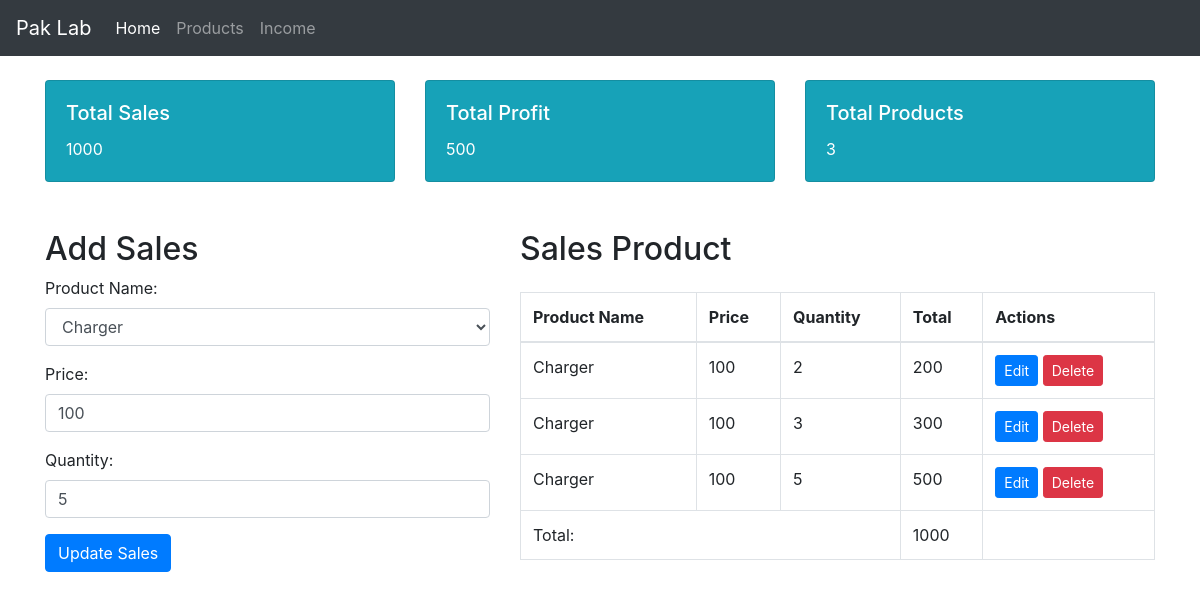
Screenshot of /?id=21&edit=edit with the database file from the repository.
### tables this page shows
CREATE TABLE `sales` (
  `id` int(11) NOT NULL,
  `product_id` int(11) NOT NULL,
  `sale_date` datetime NOT NULL DEFAULT current_timestamp(),
  `price` int(11) DEFAULT NULL,
  `quantity` int(11) NOT NULL,
  `total` int(11) GENERATED ALWAYS AS (`price` * `quantity`) STORED
);

CREATE TABLE `products` (
  `id` int(11) NOT NULL,
  `name` varchar(255) NOT NULL,
  `brand_name` varchar(255) NOT NULL,
  `description` text DEFAULT NULL,
  `sales_price` int(11) NOT NULL,
  `cost` int(11) NOT NULL,
  `stock` int(11) NOT NULL DEFAULT 0
);

### sales.php (the view, shortened to what this page needs)
<?php
$is_edit = 0;
if (isset($_GET['edit'])) {
    $is_edit = 1;
    $sales_id = $_GET['id'];
    $sql = "SELECT * FROM sales WHERE id='$sales_id'";
    $result = mysqli_query($conn, $sql);
    $edit_sales = mysqli_fetch_assoc($result);
}
?>
<div class="container mt-5">
    <div class="row my-5">
        <div class="col-md-5">
            <h2>Add Sales</h2>
            <form action="#" method="post">
                <div class="form-group">
                    <label for="productName">Product Name:</label>
                    <select class="form-control" name="product_id" id="product_id" required>
                        <?php
                        $sql = "SELECT * FROM products";
                        $result = mysqli_query($conn, $sql);
                        if (mysqli_num_rows($result) > 0) {
                            while ($products = mysqli_fetch_assoc($result)) {
                                ?>
                                <option value="<?php echo $products['id'] ?>"
                                    <?php
                                    if($is_edit == 1 && $products['id'] == $edit_sales['product_id']){
                                        echo 'selected';
                                    }
                                    ?>
                                    ><?php echo $products['name'] ?></option>
                                    <?php
                                }
                            }
                            ?>
                        </select>
                    </div>
                    <div class="form-group">
                        <label for="price">Price:</label>
                        <input type="text" class="form-control" name="price" value="<?php echo ($is_edit == 1) ? $edit_sales['price'] : '' ?>"  id="price" required>
                    </div>
                    <div class="form-group">
                        <label for="quantity">Quantity:</label>
                        <input type="text" class="form-control" name="quantity" value="<?php echo ($is_edit == 1) ? $edit_sales['quantity'] : '' ?>" id="quantity" required>
                    </div>
                    <button type="submit" name="<?php echo ($is_edit == 1) ? 'update_sales' : 'add_sales' ?>" class="btn btn-primary"><?php echo ($is_edit == 1) ? 'Update Sales' : 'Add Sales' ?></button>
                </form>
            </div>
            <div class="col-md-7">
                <h2 class="mb-4">Sales Product</h2>
                <table id= example class="table table-bordered table-hover">
                    <thead>
                        <tr>
                            <th>Product Name</th>
                            <th>Price</th>
                            <th>Quantity</th>
                            <th>Total</th>
                            <th>Actions</th>
                        </tr>
                    </thead>
                    <tbody>
                        <?php
                        $total = 0;
                        $sql = "SELECT  products.name as product_name,products.id as product_id, sales.* FROM sales INNER JOIN products ON sales.product_id  = products.id;";
                        $result = mysqli_query($conn, $sql);
                        if (mysqli_num_rows($result) > 0) {
                            while ($sales = mysqli_fetch_assoc($result)) {
                                ?>
                                <tr>
                                    <td><?php echo $sales['product_name'] ?></td>
                                    <td><?php echo $sales['price'] ?></td>
                                    <td><?php echo $sales['quantity'] ?></td>
                                    <td><?php echo $sales['total'] ?></td>
                                    <td>
                                        <a href="?id=<?php echo $sales['id'] ?>&edit=edit" class="btn btn-primary btn-sm">
                                            Edit
                                        </a>
                                        <a href="?id=<?php echo $sales['id'] ?>&delete=delete"  class="btn btn-danger btn-sm">
                                            Delete
                                        </a>
                                    </td>
                                </tr>
                                <?php
                                $total = $total + $sales['total'];
                            }
                        } ?>
                    </tbody>
                    <tfoot>
                        <tr>
                            <td colspan="3">Total:</td>
                            <td><?php echo $total; ?></td>
                        </tr>
                    </tfoot>
                </table>
            </div>
        </div>
    </div>
    <?php include 'inc/footer.php' ?>

### rows the page displays
sales: product_id "Charger", price "100", quantity "5", product.name "Charger", total "500"
sales: product.name "Charger", price "100", quantity "2", total "200"
sales: product.name "Charger", price "100", quantity "3", total "300"

### other values shown
get_sales($conn) "1000"
get_profit($conn) "500"
get_count($conn,'products') "3"
$total "1000"
